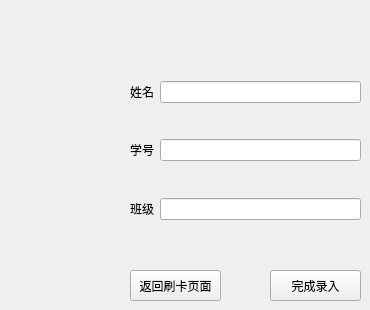
        <widget class="QWidget" name="spkInput_page">
         <widget class="QWidget" name="formLayoutWidget">
          <property name="geometry">
           <rect>
            <x>130</x>
            <y>50</y>
            <width>231</width>
            <height>201</height>
           </rect>
          </property>
          <layout class="QFormLayout" name="formLayout">
           <item row="3" column="0">
            <widget class="QLabel" name="spkn_card_label">
             <property name="text">
              <string>姓名</string>
             </property>
            </widget>
           </item>
           <item row="3" column="1">
            <widget class="QLineEdit" name="spk_name_lineEdit"/>
           </item>
           <item row="4" column="1">
            <spacer name="verticalSpacer_3">
             <property name="orientation">
              <enum>Qt::Vertical</enum>
             </property>
             <property name="sizeHint" stdset="0">
              <size>
               <width>20</width>
               <height>40</height>
              </size>
             </property>
            </spacer>
           </item>
           <item row="5" column="0">
            <widget class="QLabel" name="spkn_id_label">
             <property name="text">
              <string>学号</string>
             </property>
            </widget>
           </item>
           <item row="5" column="1">
            <widget class="QLineEdit" name="spkn_id_lineEdit"/>
           </item>
           <item row="6" column="1">
            <spacer name="verticalSpacer_4">
             <property name="orientation">
              <enum>Qt::Vertical</enum>
             </property>
             <property name="sizeHint" stdset="0">
              <size>
               <width>20</width>
               <height>40</height>
              </size>
             </property>
            </spacer>
           </item>
           <item row="7" column="0">
            <widget class="QLabel" name="spkn_class_label">
             <property name="text">
              <string>班级</string>
             </property>
            </widget>
           </item>
           <item row="7" column="1">
            <widget class="QLineEdit" name="spkn_class_lineEdit"/>
           </item>
           <item row="8" column="1">
            <spacer name="verticalSpacer_5">
             <property name="orientation">
              <enum>Qt::Vertical</enum>
             </property>
             <property name="sizeHint" stdset="0">
              <size>
               <width>20</width>
               <height>40</height>
              </size>
             </property>
            </spacer>
           </item>
           <item row="2" column="1">
            <spacer name="verticalSpacer_2">
             <property name="orientation">
              <enum>Qt::Vertical</enum>
             </property>
             <property name="sizeHint" stdset="0">
              <size>
               <width>20</width>
               <height>40</height>
              </size>
             </property>
            </spacer>
           </item>
          </layout>
         </widget>
         <widget class="QPushButton" name="spkBackcard_buttn">
          <property name="geometry">
           <rect>
            <x>130</x>
            <y>270</y>
            <width>91</width>
            <height>31</height>
           </rect>
          </property>
          <property name="text">
           <string>返回刷卡页面</string>
          </property>
         </widget>
         <widget class="QPushButton" name="spkFinish_buttn">
          <property name="geometry">
           <rect>
            <x>270</x>
            <y>270</y>
            <width>91</width>
            <height>31</height>
           </rect>
          </property>
          <property name="text">
           <string>完成录入</string>
          </property>
         </widget>
        </widget>
